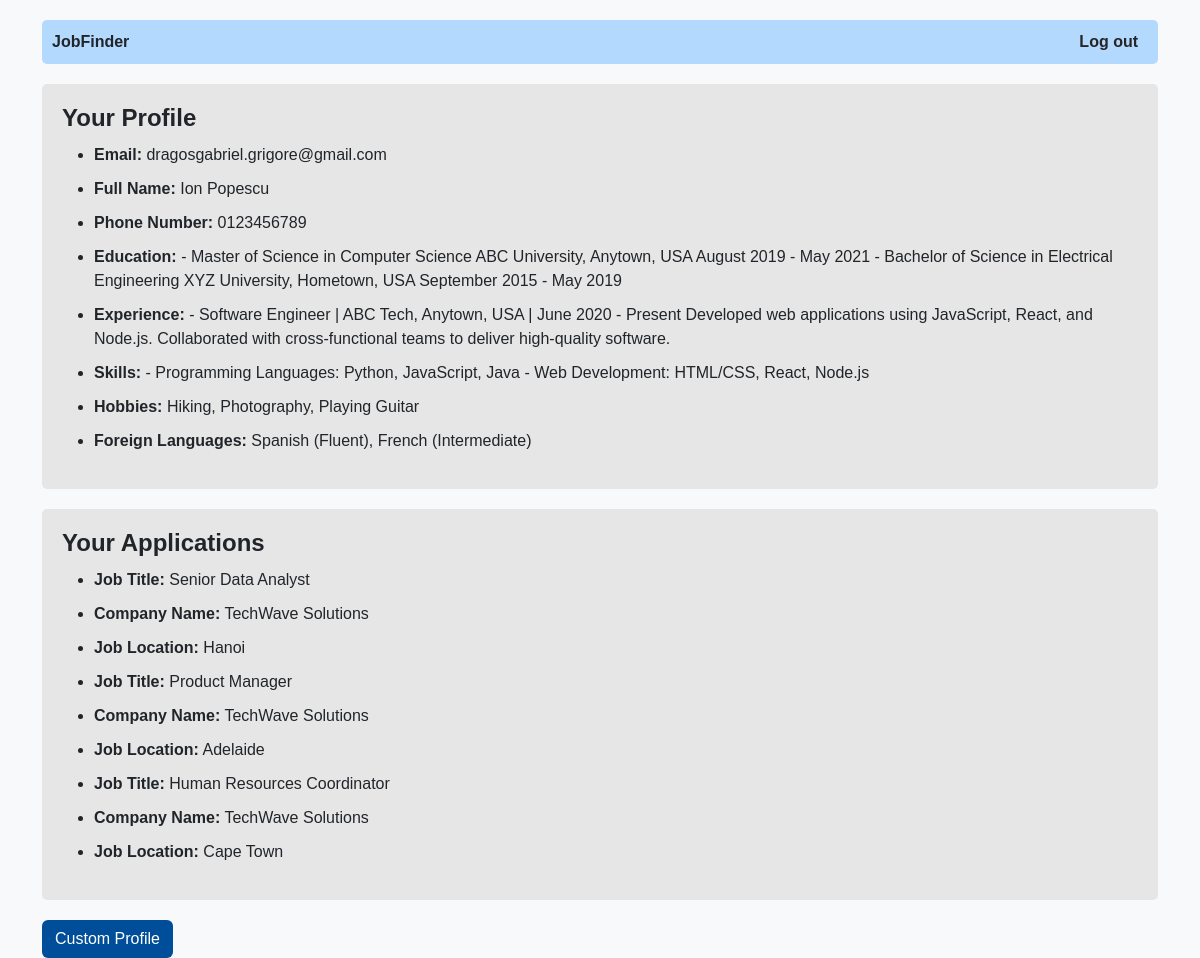
Screenshot of /own_human_profile/2/ (signed in) with the database file from the repository.
### jobsite/models.py (models this page shows, shortened)
class User(models.Model):
    email = models.EmailField(max_length=50, unique=True)
    password = models.CharField(max_length=50)
    type = models.CharField(max_length=50)
    full_name = models.CharField(max_length=50,default='unspecified')
    phone_number=models.CharField(max_length=20,default='unspecified')
    education = models.TextField(max_length=500, default='unspecified')
    experience=models.TextField(max_length=500, default='unspecified')
    skills=models.TextField(max_length=500, default='unspecified')
    hobbies=models.TextField(max_length=500, default='unspecified')
    foreign_languages=models.TextField(max_length=500, default='unspecified')

class Ad(models.Model):
    company = models.ForeignKey(Company, on_delete=models.CASCADE, blank=True, default='unspecified')
    company_name = models.CharField(max_length=100,default='unspecified')
    industry = models.CharField(max_length=50, default='unspecified')
    department= models.CharField(max_length=50,default='unspecified')
    job_type= models.CharField(max_length=50,default='unspecified')
    study_level= models.CharField(max_length=50,default='unspecified')
    career_level= models.CharField(max_length=50,default='unspecified')
    phone_number = models.CharField(max_length=20, default='unspecified')
    job_title = models.CharField(max_length=100, default='unspecified')
    job_description = models.TextField(max_length=2000, default='unspecified')
    job_location= models.CharField(max_length=50,default='unspecified')
    salary = models.CharField(max_length=10, default='unspecified')
    posted_date = models.DateField()

### jobsite/views.py (the view)
# urls.py: path('own_human_profile/<int:user_id>/', views.own_human_profile, name='own_human_profile'),
def own_human_profile(request,user_id):
    email=request.session['email']
    mydata=User.objects.filter(email=email)
    used_id=mydata[0].id
    applications = Application.objects.filter(user_id=used_id)
    applies = applications.values_list('ad_id', flat=True)
    ads = Ad.objects.filter(id__in=applies)
    context = {
        'mymembers': mydata,
        'ads': ads
    }
    return render(request, 'own_human_profile.html',context=context)

### jobsite/templates/own_human_profile.html (shortened to what this page needs)
<!DOCTYPE html>
<html>
<head>
  {% load bootstrap5 %}
  {% bootstrap_css %}
</head>
<body>
<div class="container">
  <ul class="nav">
    <li class="nav-item navbar-title">
      JobFinder
    </li>
    <li class="nav-item">
      <a href="/">Log out</a>
    </li>
  </ul>
</div>
<div class="container">
  <div class="data-container">
    <h2 class="title">Your Profile</h2>
    <ul>
    {% for x in mymembers %}
      <li class="data-item">
        <strong>Email:</strong> {{ x.email }}
      </li>
      <li class="data-item">
        <strong>Full Name:</strong> {{ x.full_name }}
      </li>
      <li class="data-item">
        <strong>Phone Number:</strong> {{ x.phone_number }}
      </li>
      <li class="data-item">
        <strong>Education:</strong> {{ x.education }}
      </li>
      <li class="data-item">
        <strong>Experience:</strong> {{ x.experience }}
      </li>
      <li class="data-item">
        <strong>Skills:</strong> {{ x.skills }}
      </li>
      <li class="data-item">
        <strong>Hobbies:</strong> {{ x.hobbies }}
      </li>
      <li class="data-item">
        <strong>Foreign Languages:</strong> {{ x.foreign_languages }}
      </li>
    {% endfor %}
    </ul>
  </div>
</div>
<div class="container">
  <div class="data-container">
    <h2 class="title">Your Applications</h2>
    {% if ads %}
    <ul>
      {% for x in ads %}
      <li class="data-item">
        <strong>Job Title:</strong> <a href="{% url 'ad_page' ad_id=x.id%}" class="data-link">{{ x.job_title }}</a>
      </li>
        <li class="data-item">
          <strong>Company Name:</strong> {{ x.company_name }}
        </li>
        <li class="data-item">
          <strong>Job Location:</strong> {{ x.job_location }}
        </li>
      {% endfor %}
    </ul>
    {% else %}
    <div class="empty-container">
      <p>No applications made</p>
    </div>
    {% endif %}
  </div>
</div>
<div class="container">
  <a href="{% url 'edit_human_profile' %}" class="btn custom-button">Custom Profile</a>
</div>
</body>
</html>

### jobsite/templates/own_human_profile.html (style rules this page uses)
body { background-color: #f8f9fa; font-family: Arial, sans-serif; }
.container { margin-top: 20px; }
.nav { padding: 10px; background-color: #b3d9ff; border-radius: 5px; display: flex; justify-content: space-between; align-items: center; }
.nav-item { list-style-type: none; margin-right: 10px; font-weight: bold; }
.nav-item a { color: #262626; text-decoration: none; }
.title { font-size: 24px; font-weight: bold; margin-bottom: 10px; }
.data-container { background-color: #e6e6e6; padding: 20px; border-radius: 5px; margin-bottom: 20px; }
.custom-button { background-color: #004d99; color: white; }
.data-item { margin-bottom: 10px; }
.data-item a { color: inherit; text-decoration: none; }

### rows the page displays
User: email "dragosgabriel.grigore@gmail.com", full_name "Ion Popescu", phone_number "0123456789", education "- Master of Science in Computer Science ABC University, Anytown, USA August 2019 - May 2021 - Bachelor of Science in Electrical Engineering XYZ University, Hometown, USA September 2015 - May 2019", experience "- Software Engineer | ABC Tech, Anytown, USA | June 2020 - Present Developed web applications using JavaScript, React, and Node.js. Collaborated with cross-functional teams to deliver high-quality software.", skills "- Programming Languages: Python, JavaScript, Java - Web Development: HTML/CSS, React, Node.js", hobbies "Hiking, Photography, Playing Guitar", foreign_languages "Spanish (Fluent), French (Intermediate)"
Ad: job_title "Senior Data Analyst", company_name "TechWave Solutions", job_location "Hanoi"
Ad: job_title "Product Manager", company_name "TechWave Solutions", job_location "Adelaide"
Ad: job_title "Human Resources Coordinator", company_name "TechWave Solutions", job_location "Cape Town"
